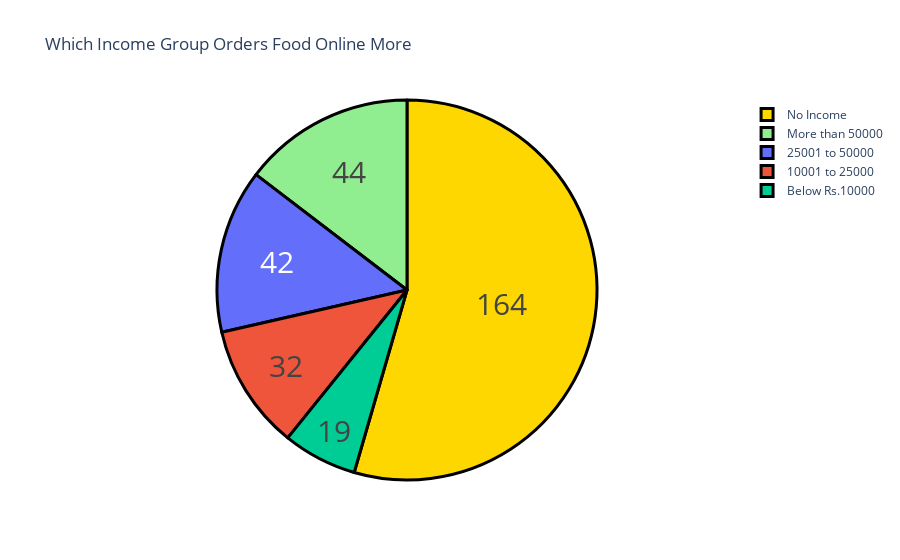

Notebook code cell kept with this figure:
### Markdown cell above
Berdasarkan gambar di atas, 76,1% dari pelanggan setia adalah lajang. Sekarang mari kita lihat kelompok pendapatan pelanggan yang memesan makanan lagi:

### Code cell
income = buying_again_data["Monthly Income"].value_counts()
label = income.index
counts = income.values
colors = ['gold','lightgreen']

fig = go.Figure(data=[go.Pie(labels=label, values=counts)])
fig.update_layout(title_text='Which Income Group Orders Food Online More')
fig.update_traces(hoverinfo='label+percent', textinfo='value', textfont_size=30,
                  marker=dict(colors=colors, line=dict(color='black', width=3)))
fig.show()

### Figure 1 — Plotly figure (JSON) as saved in the notebook; plotly's stock layout.template omitted (floating-point values rounded to 4 significant figures)
{"data": [{"hoverinfo": "label+percent", "labels": ["No Income", "More than 50000", "25001 to 50000", "10001 to 25000", "Below Rs.10000"], "marker": {"colors": ["gold", "lightgreen"], "line": {"color": "black", "width": 3}}, "textfont": {"size": 30}, "textinfo": "value", "type": "pie", "values": [164, 44, 42, 32, 19]}], "layout": {"title": {"text": "Which Income Group Orders Food Online More"}}}
